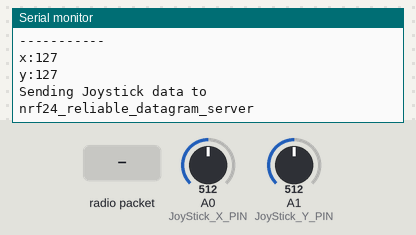
The sketch below on a simulated Arduino Uno, built with avr-gcc and run on an emulated ATmega328P. Parts: the last lines printed to the serial monitor. Inputs (shaded band) come from the test bench; at power-on: A0 (JoyStick_X_PIN) = 512, A1 (JoyStick_Y_PIN) = 512. No radio packets arrive unless stated.

Above: at 1.2 s.
1.3 s: radio packet "1" arrives
5.0 s: A0 (JoyStick_X_PIN) set to 716
At 5.93 s:
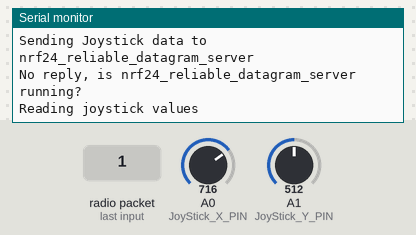
6.5 s: A1 (JoyStick_Y_PIN) set to 716
At 7.4 s:
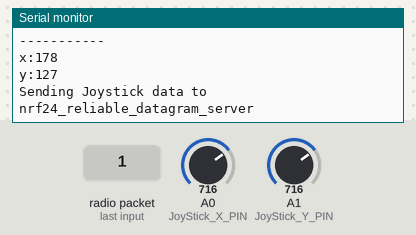
8.0 s: radio packet "0" arrives
9.5 s: A0 (JoyStick_X_PIN) set to 900
At 10.8 s:
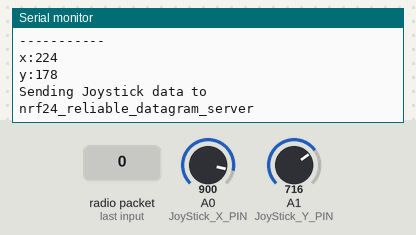
11.0 s: A1 (JoyStick_Y_PIN) set to 900
At 13.3 s:
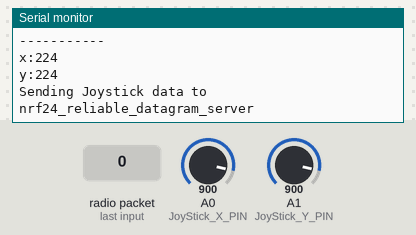
Timing chart, 0 to 13.5 s (numbered marks = the images above; inputs shaded):
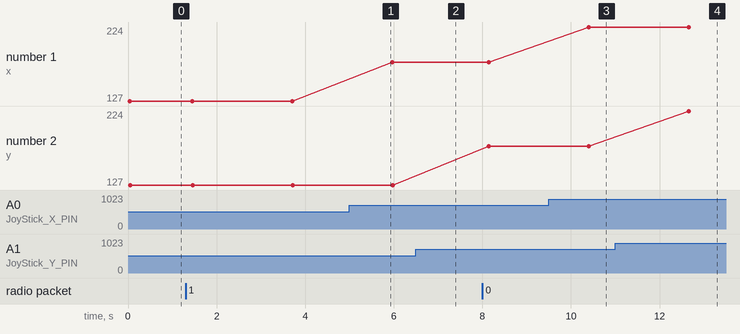

The sketch:

demo_joystick_sender.ino
```cpp
/*
  nRF24L01+ Joystick Transmitter
  nrf24l01-joy-xmit-demo.ino
  nRF24L01+ Transmitter with Joystick
  Use with Joystick Receiver Demo
  DroneBot Workshop 2018
  https://dronebotworkshop.com
*/

// Include RadioHead ReliableDatagram & NRF24 Libraries
#include <RHReliableDatagram.h>
#include <RH_NRF24.h>

// Include dependant SPI Library
#include <SPI.h>

// Define Joystick Connections
#define JoyStick_X_PIN     A0
#define JoyStick_Y_PIN     A1

// Define addresses for radio channels
#define CLIENT_ADDRESS 1
#define SERVER_ADDRESS 2

// Create an instance of the radio driver
RH_NRF24 RadioDriver;

// Sets the radio driver to NRF24 and the client address to 1
RHReliableDatagram RadioManager(RadioDriver, CLIENT_ADDRESS);

// Declare unsigned 8-bit joystick array
uint8_t joystick[3];

// Define the Message Buffer
uint8_t buf[RH_NRF24_MAX_MESSAGE_LEN];

void setup()
{
  // Setup Serial Monitor
  Serial.begin(9600);

  // Initialize RadioManager with defaults - 2.402 GHz (channel 2), 2Mbps, 0dBm
  if (!RadioManager.init())
    Serial.println("init failed");
}

void loop()
{
  // Print to Serial Monitor
  Serial.println("Reading joystick values ");

  // Read Joystick values and map to values of 0 - 255
  joystick[0] = map(analogRead(JoyStick_X_PIN), 0, 1023, 0, 255);
  joystick[1] = map(analogRead(JoyStick_Y_PIN), 0, 1023, 0, 255);
  joystick[2] = 100;

  //Display the joystick values in the serial monitor.
  Serial.println("-----------");
  Serial.print("x:");
  Serial.println(joystick[0]);
  Serial.print("y:");
  Serial.println(joystick[1]);

  Serial.println("Sending Joystick data to nrf24_reliable_datagram_server");

  //Send a message containing Joystick data to manager_server
  if (RadioManager.sendtoWait(joystick, sizeof(joystick), SERVER_ADDRESS))
  {
    // Now wait for a reply from the server
    uint8_t len = sizeof(buf);
    uint8_t from;
    if (RadioManager.recvfromAckTimeout(buf, &len, 2000, &from))
    {
      Serial.print("got reply from : 0x");
      Serial.print(from, HEX);
      Serial.print(": ");
      Serial.println((char*)buf);
    }
    else
    {
      Serial.println("No reply, is nrf24_reliable_datagram_server running?");
    }
  }
  else
    Serial.println("sendtoWait failed");

  delay(100);  // Wait a bit before next transmission
}
```

Measured:
- after the input at 9.5 s, the serial monitor: prints a new line after 0.90 s (image 3)
- after the input at 11.0 s, the serial monitor: prints a new line after 1.7 s (image 4)
- plotted number 1: 127 → 178 after the input at 5.0 s, 178 → 224 after the input at 9.5 s
